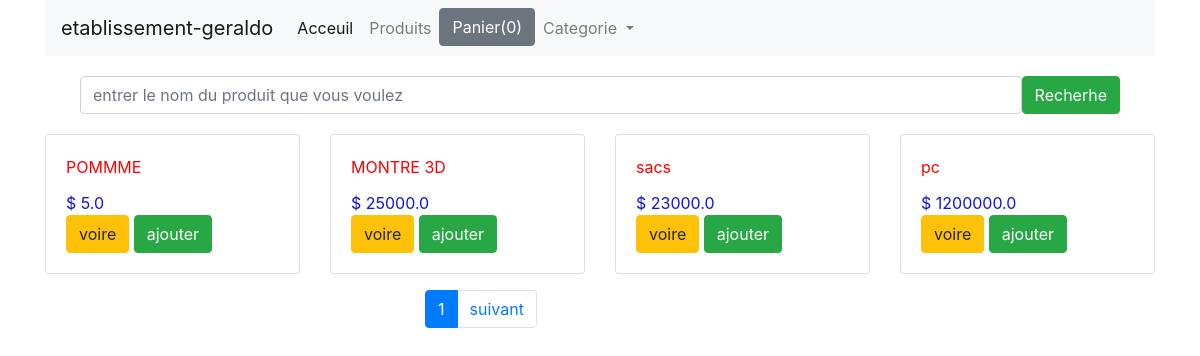
The page / on the database its author committed.
### shop/models.py (models this page shows, shortened)
class Product(models.Model):
    title = models.CharField(max_length=200, null=True)
    price = models.FloatField()
    description = models.TextField()
    category = models.ForeignKey( Category, related_name = 'categorie', on_delete = models.CASCADE)
    image = models.CharField(max_length=5000)
    date_added = models.DateTimeField(auto_now=True)
    class Meta:
        ordering = ['-date_added']

### shop/views.py (the view)
# urls.py: path('', index, name='home'),
def index(request):
    product_object = Product.objects.all()
    item_name = request.GET.get('item-name')
    if item_name !='' and item_name is not None:
        product_object = Product.objects.filter(title__icontains=item_name)
    paginator = Paginator(product_object, 4)
    page = request.GET.get('page')
    product_object = paginator.get_page(page)
    return render(request, 'index.html', {'product_object': product_object})

### shop/templates/index.html (shortened to what this page needs)
{% extends "shop/base.html" %}
{% block content %}
<div class="rows">
    <div class="col-md-12">
        <form class="cqrd card-sm">
            <div class="card-body row no-gutters align-items-center">
               <div class="col">
                <input type="search" placeholder="entrer le nom du produit que vous voulez" name="item-name" class="form-control form-control-borderless">
              </div>
            <div class="col-auto">
             <button type="submit" class="btn btn-success">Recherhe</button>
            </div>
            </div>
        </form>
    </div>
</div>
<div class="row">
   {% for product in product_object %}
    <div class="col-md-3">
        <div class="card">
          <div class="card-body">
            <div id="aa{{product.id }}" style="color:rgb(255, 0, 0)" class="card-title">{{ product.title }}</div>
            <div style="color:rgb(19, 19, 218)" class="card-text">$ {{ product.price }}</div>
             <a href="{{product.id }}" class="btn btn-warning">voire</a>
             <button id="{{product.id }}" class="btn  ted btn-success">ajouter</button>
          </div>
        </div>
    </div>
    {% endfor %}
</div>
<div class="row mt-3">
    <div class="col-md-3 offset-md-4">
<ul class="pagination">
<li class="page-item active">
<a class="page-link" href="?page={{ product_object.number }}">{{ product_object.number }}</a>
</li>
{% if product_object.has_next %}
  <li class="page-item">
<a class="page-link" href="?page={{product_object.next_page_number }}">suivant</a>
  </li>
{% endif %}
</ul>
    </div>
</div>
{% endblock %}

### shop/templates/shop/base.html (shortened to what this page needs)
<!DOCTYPE html>
<html lang="en">
<head>
  <link rel="stylesheet" href="https://cdn.jsdelivr.net/npm/bootstrap@4.0.0/dist/css/bootstrap.min.css">
</head>
<body>
  <div class="container">
    <div class="row">
        <div class="col-md-12">
            <nav class="navbar navbar-expand-lg navbar-light bg-light">
                <a class="navbar-brand" href="#">etablissement-geraldo</a>
                <div class="collapse navbar-collapse" id="navbarNavDropdown">
                  <ul class="navbar-nav">
                    <li class="nav-item active">
                      <a class="nav-link" href="#">Acceuil<span class="sr-only">(current)</span></a>
                    </li>
                    <li class="nav-item">
                      <a class="nav-link" href="#">Produits</a>
                    </li>
                    <li class="nav-item">
                      <button id="panier" type="button" class="btn btn-secondary" data-html="true" data-container="body" data-toggle="popover" data-placement="left" data-content="Vivamus sagittis lacus vel augue laoreet rutrum faucibus.">
                        Panier(0)
                      </button>
                    </li>
                    <li class="nav-item dropdown">
                      <a class="nav-link dropdown-toggle" href="#" id="navbarDropdownMenuLink" data-toggle="dropdown" aria-haspopup="true" aria-expanded="false">
                        Categorie
                      </a>
                    </li>
                  </ul>
                </div>
              </nav>
        </div>
    </div>
    {% block content %} {% endblock %}
  </div>
</body>
</html>

### rows shown on the page
Product: title "POMMME", price "5.0"
Product: title "MONTRE 3D", price "25000.0"
Product: title "sacs", price "23000.0"
Product: title "pc", price "1200000.0"

### other values the page prints
{{ product_object.number }} "1"
